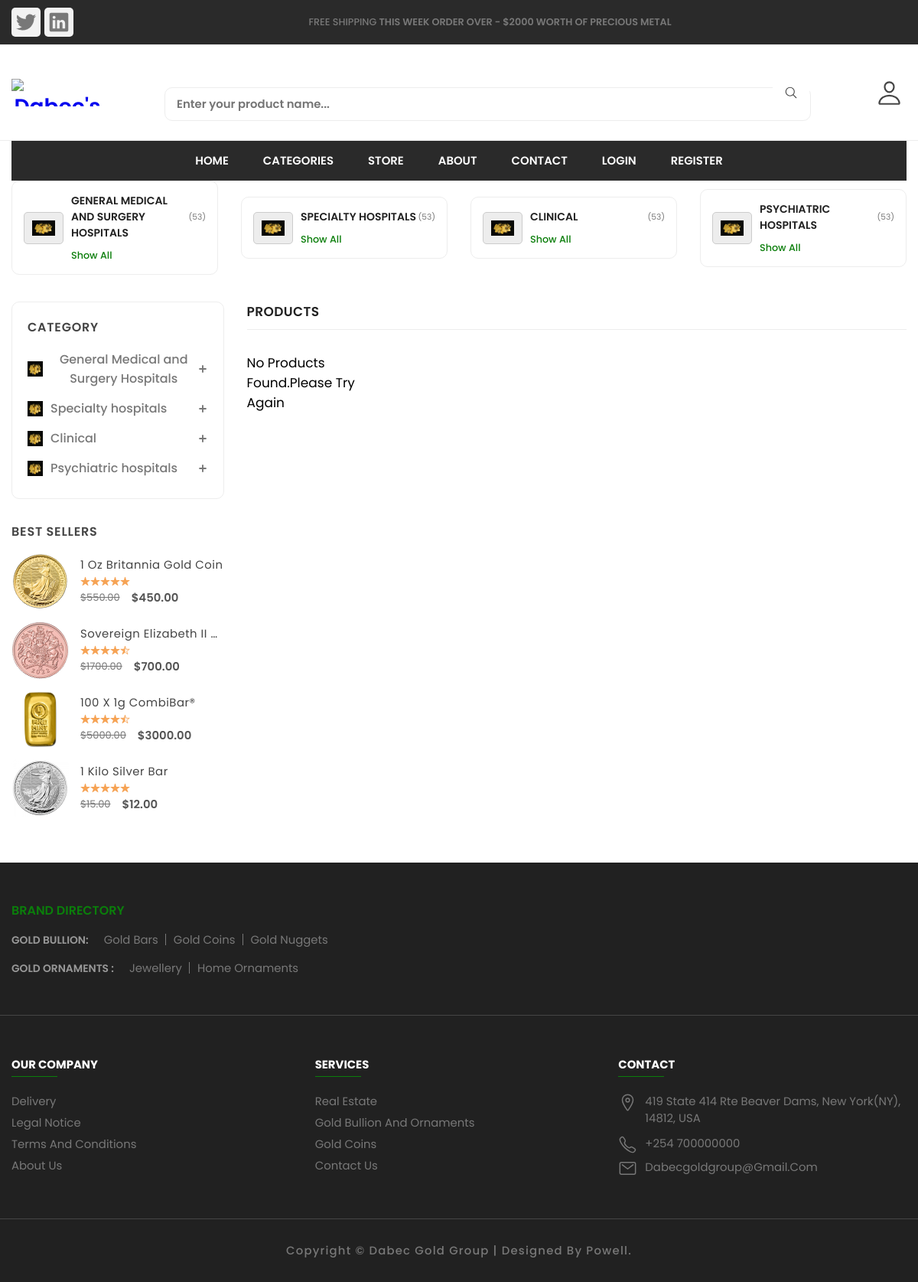
/store/, run on the app's committed database.
### category/models.py (models this page shows, shortened)
class Category(models.Model):
    category_name = models.CharField(max_length=50, unique=True)
    slug = models.SlugField(unique=True, max_length=100)
    description = models.TextField(blank=True, max_length=500)
    cat_image = models.ImageField(upload_to='photos/categories/',null=True, blank=True)
    class Meta:
        verbose_name = 'category'
        verbose_name_plural = 'categories'
    def get_url(self):
        return reverse('products_by_category', args=[self.slug])

### store/views.py (the view)
# urls.py: path('store/', include('store.urls')),
def store(request, category_slug=None):
    categories = None
    hospitals = None
    if category_slug !=None:
        categories = get_object_or_404(Category, slug=category_slug)
        hospitals = Hospital.objects.all().filter(category = categories, is_available=True)
    else:
        hospitals = Hospital.objects.all().filter(is_available=True)
    context = {
        'hospitals': hospitals,
    }
    return render(request, 'store/store.html', context)

### templates/store/store.html (shortened to what this page needs)
{% extends 'base.html' %}
{% block content %}
{% load static %}
<main>
    <div class="category">
      <div class="container">
        <div class="category-item-container has-scrollbar">
          {% for category in links %}
          <div class="category-item">
            <div class="category-img-box">
              <img src="{{ category.cat_image.url}} " alt="gold coin" width="30">
            </div>
            <div class="category-content-box">
              <div class="category-content-flex">
                <h3 class="category-item-title">{{ category.category_name }}</h3>
                <p class="category-item-amount">(53)</p>
              </div>
              <a href="{{category.get_url}}" class="category-btn">Show all</a>
            </div>
          </div>
          {% endfor %}
        </div>
      </div>
    </div>
    <div class="product-container">
      <div class="container">
        <div class="sidebar  has-scrollbar" data-mobile-menu>
          <div class="sidebar-category">
            <div class="sidebar-top">
              <h2 class="sidebar-title">Category</h2>
            </div>
            <ul class="sidebar-menu-category-list">
              {% for category in links %}
              <a href={{ category.get_url }}>
                <li class="sidebar-menu-category">
                  <button class="sidebar-accordion-menu" data-accordion-btn>
                    <div class="menu-title-flex">
                      <img src="{{ category.cat_image.url }} " alt="gold" width="20" height="20"
                        class="menu-title-img">
                      <p class="menu-title">{{ category.category_name }}</p>
                    </div>
                    <div>
                      <ion-icon name="add-outline" class="add-icon"></ion-icon>
                    </div>
                  </button>
                </li>
              {% endfor %}
            </ul>
          </div>
          <div class="product-showcase">
            <h3 class="showcase-heading">best sellers</h3>
            <div class="showcase-wrapper">
              <div class="showcase-container">
                <div class="showcase">
                  <a href="#" class="showcase-img-box">
                    <img src="{% static './assets/images/products/gold-1.png'%}" alt="best" width="75" height="75"
                      class="showcase-img">
                  </a>
                  <div class="showcase-content">
                    <a href="#">
                      <h4 class="showcase-title">1 oz Britannia Gold Coin</h4>
                    </a>
                    <div class="showcase-rating">
                      <ion-icon name="star"></ion-icon>
                      <ion-icon name="star"></ion-icon>
                      <ion-icon name="star"></ion-icon>
                      <ion-icon name="star"></ion-icon>
                      <ion-icon name="star"></ion-icon>
                    </div>
                    <div class="price-box">
                      <del>$550.00</del>
                      <p class="price">$450.00</p>
                    </div>
                  </div>
                </div>
                <div class="showcase">
                  <a href="#" class="showcase-img-box">
                    <img src="{% static './assets/images/products/gold-2.png'%} " alt="men's hoodies t-shirt" class="showcase-img"
                      width="75" height="75">
                  </a>
                  <div class="showcase-content">
                    <a href="#">
                      <h4 class="showcase-title">Sovereign Elizabeth II Gold Coin | 2022</h4>
                    </a>
                    <div class="showcase-rating">
                      <ion-icon name="star"></ion-icon>
                      <ion-icon name="star"></ion-icon>
                      <ion-icon name="star"></ion-icon>
                      <ion-icon name="star"></ion-icon>
                      <ion-icon name="star-half-outline"></ion-icon>
                    </div>
                    <div class="price-box">
                      <del>$1700.00</del>
                      <p class="price">$700.00</p>
                    </div>
                  </div>
                </div>
                <div class="showcase">
                  <a href="#" class="showcase-img-box">
                    <img src="{% static './assets/images/products/gbar-1.jpg'%} " alt="100 x 1g CombiBar® " class="showcase-img" width="75"
                      height="75">
                  </a>
                  <div class="showcase-content">
                    <a href="#">
                      <h4 class="showcase-title">100 x 1g CombiBar® </h4>
                    </a>
                    <div class="showcase-rating">
                      <ion-icon name="star"></ion-icon>
                      <ion-icon name="star"></ion-icon>
                      <ion-icon name="star"></ion-icon>
                      <ion-icon name="star"></ion-icon>
                      <ion-icon name="star-half-outline"></ion-icon>
                    </div>
                    <div class="price-box">
                      <del>$5000.00</del>
                      <p class="price">$3000.00</p>
                    </div>
                  </div>
                </div>
                <div class="showcase">
                  <a href="#" class="showcase-img-box">
                    <img src="{% static './assets/images/products/scoin-1.png'%} " alt="1 Kilo Silver Bar" class="showcase-img" width="75"
                      height="75">
                  </a>
                  <div class="showcase-content">
                    <a href="#">
                      <h4 class="showcase-title">1 Kilo Silver Bar </h4>
                    </a>
                    <div class="showcase-rating">
                      <ion-icon name="star"></ion-icon>
                      <ion-icon name="star"></ion-icon>
                      <ion-icon name="star"></ion-icon>
                      <ion-icon name="star"></ion-icon>
                      <ion-icon name="star"></ion-icon>
                    </div>
                    <div class="price-box">
                      <del>$15.00</del>
                      <p class="price">$12.00</p>
                    </div>
                  </div>
                </div>
              </div>
            </div>
          </div>
        </div>
        <div class="product-box">
          <div class="product-main">
            {% if 'search' in request.path %}
            <h2 class="title" style="text-transform: uppercase;">Seach Result</h2>
            {% else %}
            <h2 class="title" style="text-transform: uppercase;">Products</h2>
            {% endif %}
            <div class="product-grid">
              {% if products %}
              {% for product in products%}
              <div class="showcase">
                <div class="showcase-banner">
                  <img src="{{ product.image.url }}" alt="Pure Garment Dyed Cotton Shirt"
                    class="product-img default" width="300">
                  <img src="{{ product.image.url }}" alt="Pure Garment Dyed Cotton Shirt"
                    class="product-img hover" width="300">
                  <p class="showcase-badge angle black">sale</p>
                  <div class="showcase-actions">
                    <button class="btn-action">
                      <ion-icon name="heart-outline"></ion-icon>
                    </button>
                    <button class="btn-action">
                      <ion-icon name="eye-outline"></ion-icon>
                    </button>
                    <button class="btn-action">
                      <ion-icon name="repeat-outline"></ion-icon>
                    </button>
                    <button class="btn-action">
                      <ion-icon name="bag-add-outline"></ion-icon>
                    </button>
                  </div>
                </div>
                <div class="showcase-content">
                  <a href="#" class="showcase-category">{{ product.category }}</a>
                  <h3>
                    <a href="#" class="showcase-title">{{ product.product_name }}</a>
                  </h3>
                  <div class="showcase-rating">
                    <ion-icon name="star"></ion-icon>
                    <ion-icon name="star"></ion-icon>
                    <ion-icon name="star"></ion-icon>
                    <ion-icon name="star-outline"></ion-icon>
                    <ion-icon name="star-outline"></ion-icon>
                  </div>
                  <div class="price-box">
                    <p class="price">${{ product.price }}</p>
                    {% comment %} <del>$56.00</del> {% endcomment %}
                  </div>
                </div>
              </div>
              {% endfor %}
              {% else %}
                <div>
                  <p >No Products Found.Please Try Again</p>
                </div>
              {% endif %}
            </div>
          </div>
        </div>
      </div>
    </div>
  </main>
{% endblock content %}

### templates/base.html (shortened to what this page needs)
{% load static %}
<!DOCTYPE html>
<html lang="en">
<head>
  <link rel="stylesheet" href="{% static '/assets/css/style3.css' %}">
  <link rel="stylesheet" href="{% static '/assets/css/style2.css' %}">
  <link rel="stylesheet" href="{% static '/assets/css/style-prefix.css' %}">
</head>
<body >
  <header>
    <div class="header-top">
      <div class="container">
        <ul class="header-social-container">
          <li>
            <a href="#" class="social-link">
              <ion-icon name="logo-twitter"></ion-icon>
            </a>
          </li>
          <li>
            <a href="#" class="social-link">
              <ion-icon name="logo-linkedin"></ion-icon>
            </a>
          </li>
        </ul>
        <div class="header-alert-news">
          <p>
            <b>Free Shipping</b>
            This Week Order Over - $2000 Worth Of Precious Metal
          </p>
        </div>
      </div>
    </div>
    <div class="header-main">
      <div class="container">
        <a href="#" class="header-logo">
          <img src=" " alt="Dabec's logo" width="120" height="36">
        </a>
        <div class="header-search-container">
          <form action="{% url 'search' %}" method="GET">
            <input type="search" name="keyword" class="search-field" placeholder="Enter your product name...">
            <button class="search-btn" type="submit" >
              <ion-icon name="search-outline"></ion-icon>
            </button>
        </form>
        </div>
        <div class="header-user-actions">
          <button class="action-btn">
            <ion-icon name="person-outline"></ion-icon>
          </button>
        </div>
      </div>
    </div>
    <nav class="desktop-navigation-menu">
      <div class="container">
        <ul class="desktop-menu-category-list">
          <li class="menu-category">
            <a href="/" class="menu-title" style="color: rgb(253, 253, 253);">Home</a>
          </li>
          <li class="menu-category">
            <a href="#" class="menu-title" style="color: rgb(253, 253, 253);">Categories</a>
          </li>
          <li class="menu-category">
            <a href="{% url 'store' %}" class="menu-title" style="color: rgb(253, 253, 253);">Store</a>
          </li>
          <li class="menu-category">
            <a href="{% url 'about'%}" class="menu-title" style="color: rgb(253, 253, 253);">About</a>
          </li>
          <li class="menu-category">
            <a href="/contact_us.html" class="menu-title" style="color: rgb(253, 253, 253);">Contact</a>
          </li>
          {% if user.id is None %}
          <li class="menu-category">
            <a href="{% url 'login' %}" class="menu-title" style="color: rgb(253, 253, 253);">LOGIN</a>
          </li>
          <li class="menu-category">
            <a href="{% url 'register' %}" class="menu-title" style="color: rgb(253, 253, 253);">REGISTER</a>
          </li>
          {% else %}
          <li class="menu-category">
            <a href="{% url 'logout' %}" class="menu-title" style="color: rgb(253, 253, 253);">LOGOUT</a>
          </li>
          {% endif %}
        </ul>
      </div>
    </nav>
  </header>
{% block content %}{% endblock %}
  <footer>
    <div class="footer-category">
      <div class="container">
        <h2 class="footer-category-title">Brand directory</h2>
        <div class="footer-category-box">
          <h3 class="category-box-title">Gold Bullion:</h3>
          <a href="#" class="footer-category-link">Gold Bars</a>
          <a href="#" class="footer-category-link">Gold Coins</a>
          <a href="#" class="footer-category-link">Gold Nuggets</a>
        </div>
        <div class="footer-category-box">
          <h3 class="category-box-title">Gold Ornaments :</h3>
          <a href="#" class="footer-category-link">Jewellery</a>
          <a href="#" class="footer-category-link">Home Ornaments</a>
        </div>
      </div>
    </div>
    <div class="footer-nav">
      <div class="container">
        <ul class="footer-nav-list">
          <li class="footer-nav-item">
            <h2 class="nav-title">Our Company</h2>
          </li>
          <li class="footer-nav-item">
            <a href="#" class="footer-nav-link">Delivery</a>
          </li>
          <li class="footer-nav-item">
            <a href="#" class="footer-nav-link">Legal Notice</a>
          </li>
          <li class="footer-nav-item">
            <a href="#" class="footer-nav-link">Terms and conditions</a>
          </li>
          <li class="footer-nav-item">
            <a href="#" class="footer-nav-link">About us</a>
          </li>
        </ul>
        <ul class="footer-nav-list">
          <li class="footer-nav-item">
            <h2 class="nav-title">Services</h2>
          </li>
          <li class="footer-nav-item">
            <a href="#" class="footer-nav-link">Real Estate</a>
          </li>
          <li class="footer-nav-item">
            <a href="#" class="footer-nav-link">Gold Bullion and Ornaments</a>
          </li>
          <li class="footer-nav-item">
            <a href="#" class="footer-nav-link">Gold Coins</a>
          </li>
          <li class="footer-nav-item">
            <a href="#" class="footer-nav-link">Contact us</a>
          </li>
        </ul>
        <ul class="footer-nav-list">
          <li class="footer-nav-item">
            <h2 class="nav-title">Contact</h2>
          </li>
          <li class="footer-nav-item flex">
            <div class="icon-box">
              <ion-icon name="location-outline"></ion-icon>
            </div>
            <address class="content">
              419 State 414 Rte
              Beaver Dams, New York(NY), 14812, USA
            </address>
          </li>
          <li class="footer-nav-item flex">
            <div class="icon-box">
              <ion-icon name="call-outline"></ion-icon>
            </div>
            <a href="tel:+607936-8058" class="footer-nav-link">+254 700000000</a>
          </li>
          <li class="footer-nav-item flex">
            <div class="icon-box">
              <ion-icon name="mail-outline"></ion-icon>
            </div>
            <a href="#" class="footer-nav-link">dabecgoldgroup@gmail.com</a>
          </li>
        </ul>
      </div>
    </div>
    <div class="footer-bottom">
      <div class="container">
        <p class="copyright">
          Copyright &copy; <a href="#">Dabec Gold Group</a> | Designed by Powell.
        </p>
      </div>
    </div>
  </footer>
</body>
</html>

### data on the page
Category: cat_image (picture), category_name "GENERAL MEDICAL AND SURGERY HOSPITALS", category_name "General Medical and Surgery Hospitals"
Category: cat_image (picture), category_name "SPECIALTY HOSPITALS", category_name "Specialty hospitals"
Category: cat_image (picture), category_name "CLINICAL", category_name "Clinical"
Category: cat_image (picture), category_name "PSYCHIATRIC HOSPITALS", category_name "Psychiatric hospitals"
